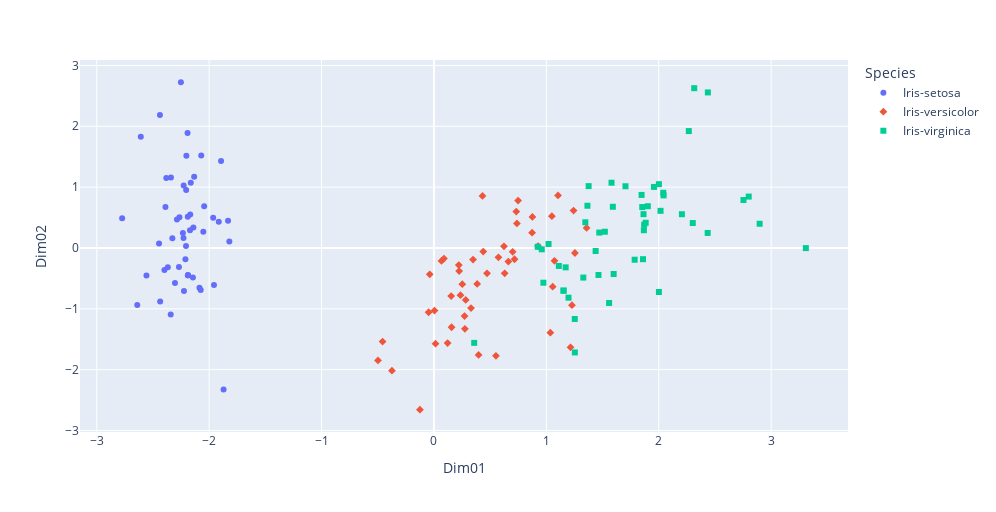

Source (notebook cell):
### Code cell
import plotly.express as px
import plotly.graph_objs as go

fig = px.scatter(donnees2d.reset_index(), 
                    x='Dim01', 
                    y='Dim02', 
                    color='Species',
                    symbol='Species',
                    # text='Species',
                    width=996,
                    height=512,
                   )

fig.show()
